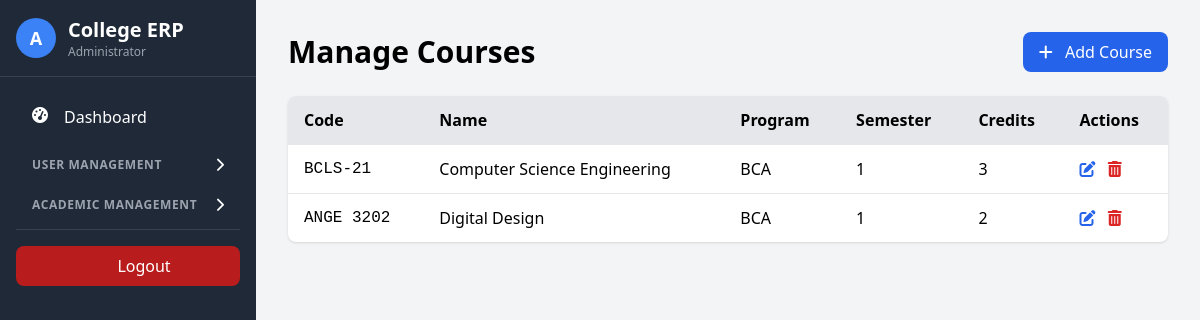
Page /admin/manage_courses.php (signed in) on the committed database.
### tables this page shows
CREATE TABLE IF NOT EXISTS `subjects` (
  `subject_id` int NOT NULL AUTO_INCREMENT,
  `subject_code` varchar(20) NOT NULL,
  `subject_name` varchar(100) NOT NULL,
  `program_id` int DEFAULT NULL,
  `semester` int NOT NULL,
  `credits` int NOT NULL,
  PRIMARY KEY (`subject_id`),
  UNIQUE KEY `subject_code` (`subject_code`)
);

CREATE TABLE IF NOT EXISTS `programs` (
  `program_id` int NOT NULL AUTO_INCREMENT,
  `program_name` varchar(100) NOT NULL,
  `duration_years` int NOT NULL,
  `description` text,
  `department_id` int DEFAULT NULL,
  `total_core_courses` int NOT NULL DEFAULT '0',
  `total_elective_courses` int NOT NULL DEFAULT '0',
  `elective_options` int NOT NULL DEFAULT '0',
  PRIMARY KEY (`program_id`)
);

### admin/manage_courses.php (the view, shortened to what this page needs)
<?php
require_once '../config/db.php';
$courses = $pdo->query("
    SELECT s.*, p.program_name
    FROM subjects s
    JOIN programs p ON s.program_id = p.program_id
    ORDER BY p.program_name, s.semester, s.subject_name
")->fetchAll();
?>
<!DOCTYPE html>
<html lang="en">
<head>
    <script src="https://cdn.tailwindcss.com"></script>
    <link rel="stylesheet" href="https://cdnjs.cloudflare.com/ajax/libs/font-awesome/6.0.0/css/all.min.css">
</head>
<body class="bg-gray-100">
<div class="md:flex">
<?php include '../includes/admin_sidebar.php'; ?>
    <div class="main-content p-8 mt-16 md:mt-0 mt-16 md:ml-64 w-full">
        <div class="flex justify-between items-center mb-6">
            <h1 class="text-3xl font-bold">Manage Courses</h1>
            <button onclick="document.getElementById('addCourseModal').classList.remove('hidden')"
                    class="bg-blue-600 text-white px-4 py-2 rounded-lg hover:bg-blue-700 transition">
                <i class="fas fa-plus mr-2"></i> Add Course
            </button>
        </div>
        <div class="bg-white rounded-lg shadow overflow-hidden">
            <table class="min-w-full">
                <thead class="bg-gray-200">
                    <tr>
                        <th class="py-3 px-4 text-left">Code</th>
                        <th class="py-3 px-4 text-left">Name</th>
                        <th class="py-3 px-4 text-left">Program</th>
                        <th class="py-3 px-4 text-left">Semester</th>
                        <th class="py-3 px-4 text-left">Credits</th>
                        <th class="py-3 px-4 text-left">Actions</th>
                    </tr>
                </thead>
                <tbody>
                    <?php if (empty($courses)): ?>
                        <tr>
                            <td colspan="6" class="py-4 px-4 text-center text-gray-500">No courses found</td>
                        </tr>
                    <?php else: ?>
                        <?php foreach ($courses as $course): ?>
                        <tr class="border-t hover:bg-gray-50">
                            <td class="py-3 px-4 font-mono"><?= htmlspecialchars($course['subject_code']) ?></td>
                            <td class="py-3 px-4"><?= htmlspecialchars($course['subject_name']) ?></td>
                            <td class="py-3 px-4"><?= htmlspecialchars($course['program_name']) ?></td>
                            <td class="py-3 px-4"><?= $course['semester'] ?></td>
                            <td class="py-3 px-4"><?= $course['credits'] ?></td>
                            <td class="py-3 px-4 space-x-2">
                                <button onclick="openEditModal(<?= htmlspecialchars(json_encode($course)) ?>)"
                                        class="text-blue-600 hover:text-blue-800">
                                    <i class="fas fa-edit"></i>
                                </button>
                                <form method="post" class="inline" onsubmit="return confirm('Are you sure you want to delete this course?');">
                                    <button type="submit" name="delete_course" class="text-red-600 hover:text-red-800">
                                        <i class="fas fa-trash-alt"></i>
                                    </button>
                                </form>
                            </td>
                        </tr>
                        <?php endforeach; ?>
                    <?php endif; ?>
                </tbody>
            </table>
        </div>
    </div>
</div>
</body>
</html>

### rows in the picture
subjects: subject_code "BCLS-21", subject_name "Computer Science Engineering", program.program_name "BCA", semester "1", credits "3"
subjects: subject_code "ANGE 3202", subject_name "Digital Design", program.program_name "BCA", semester "1", credits "2"
